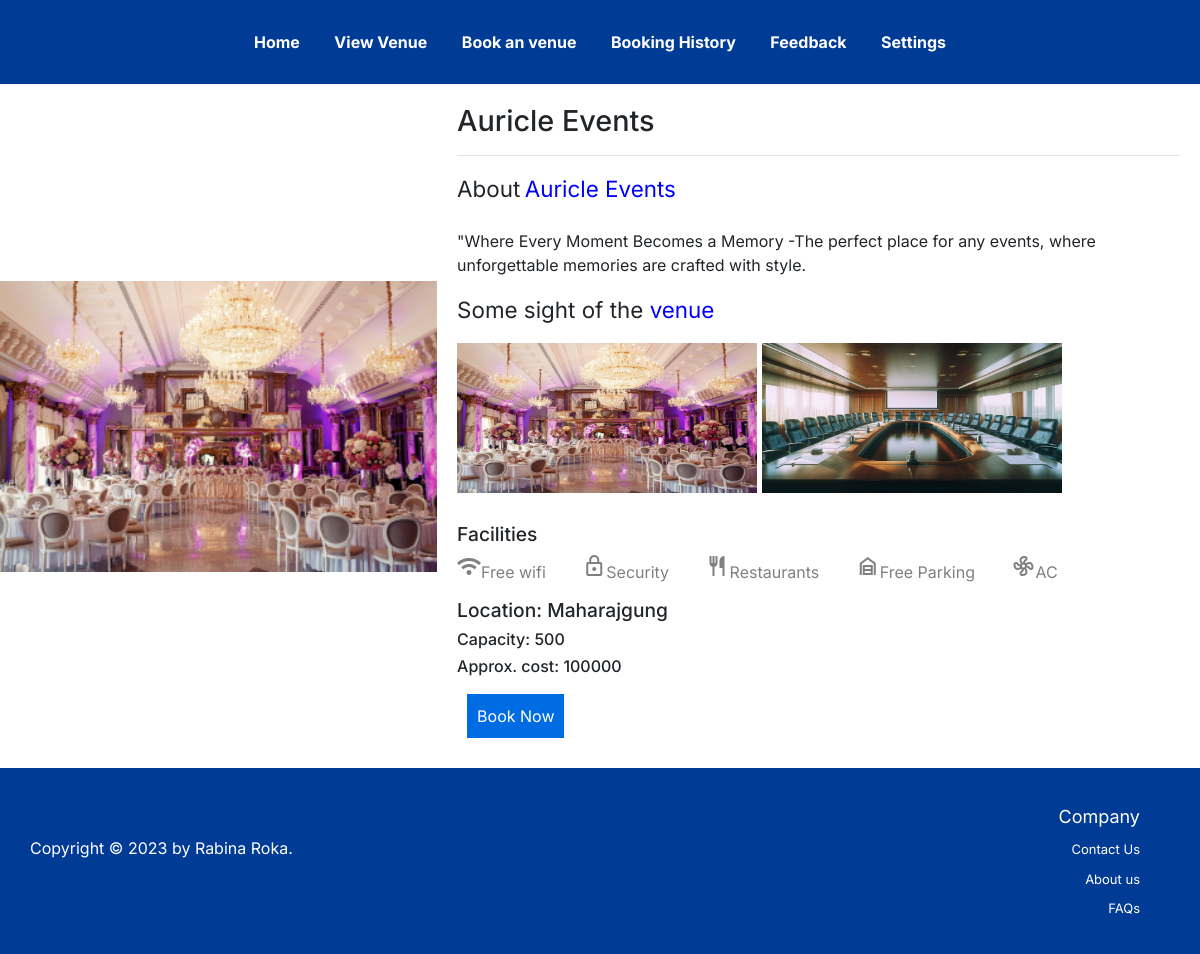
The app's page /33/explorevenue, older data.
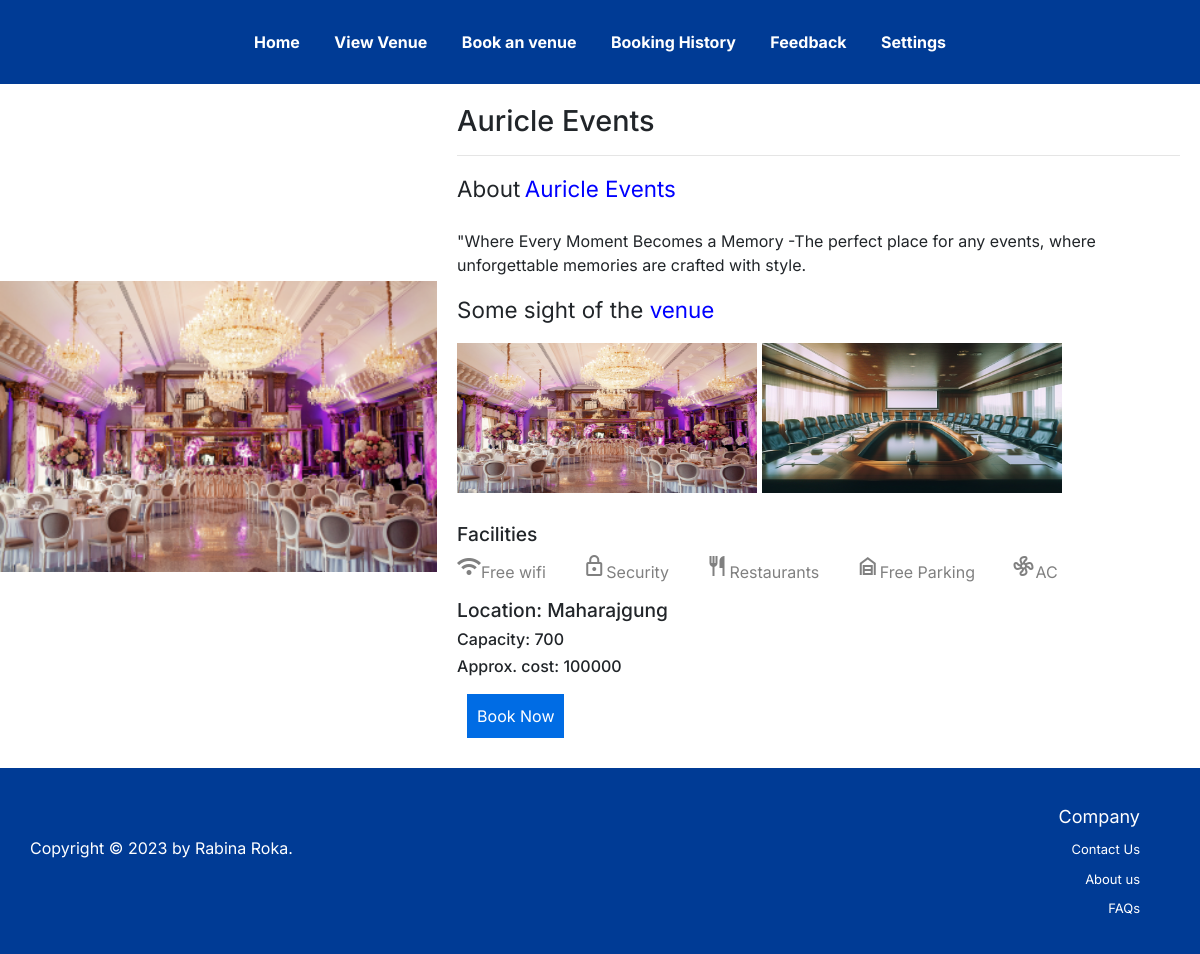
The same page, newer data.
### Venues/models.py (models this page shows)
class Venues(models.Model): #making class
    Name = models.CharField(max_length=100) #making field
    Location = models.CharField(max_length=100) #making field
    Type = models.CharField(max_length=100,null=True,default=None) #making field
    Description = models.CharField(max_length=200) #making field
    Capacity = models.IntegerField(default=0, null=True, blank=True)
    Cost= models.IntegerField(default=0, null=True, blank=True)
    Venue_image = models.ManyToManyField('ImageFile')

class ImageFile(models.Model):
    image = models.ImageField(upload_to='venues/')

### Venues/views.py (the view)
# urls.py: path('<int:id>/explorevenue', views.explorevenue, name="explorevenue"),
def explorevenue(request, id):
    venue = get_object_or_404(Venues, id=id)
    return render(request, 'venues/explorevenue.html', {'venue': venue})

### templates/venues/explorevenue.html (shortened to what this page needs)
{% load static %}
<!DOCTYPE html>
<html lang="en">
<head>
    <link rel="stylesheet" href="https://stackpath.bootstrapcdn.com/bootstrap/4.3.1/css/bootstrap.min.css">
     <link rel="stylesheet" href="https://cdnjs.cloudflare.com/ajax/libs/font-awesome/4.7.0/css/font-awesome.min.css">
</head>
<body>
    <nav>
        <a href="/">Home</a>
        <a href="/viewvenue">View Venue</a>
        <a href="/bookanevent">Book an venue</a>
        <a href="/bokkinghistory">Booking History</a>
        <a href="/feedback">Feedback</a>
        <a href="/settings">Settings</a>
    </nav>
    <div class="main-content">
        <img src="{{ venue.Venue_image.first.image.url }}" alt="Main Image" width="50%" height="50%">
        <div class="venue-details">
            <h2>{{ venue.Name }}</h2>
            <hr>
            <div class="venue-description">
                <p><span style="font-size:1.4rem;"> About</span>  <span style="color: blue; font-size:1.4rem;" >{{venue.Name}} </span><br> <br> {{ venue.Description }}</p>
            </div>
            <div class="venue-images">
                <p><span style="font-size:1.4rem;"> Some sight of the </span>  <span style="color: blue; font-size:1.4rem;" >venue</span></p>
                {% for image in venue.Venue_image.all %}
                    <img src="{{ image.image.url }}" alt="{{ venue.Name }}" width="300" height="150">
                {% endfor %}
            </div>
            <div class="facility">
                <h3>Facilities</h3>
                    <li> <span class="material-symbols-outlined">
                        </span>Free wifi </li>
                    <li> <span class="material-symbols-outlined">
                        </span>Security</li>
                    <li><span class="material-symbols-outlined">
                        </span>Restaurants</li>
                    <li><span class="material-symbols-outlined">
                        </span>Free Parking </li>
                    <li><span class="material-symbols-outlined">
                        </span>AC </a></li>
            </div>
            <div class="venue-location">
                <h3>Location: {{ venue.Location }}</h3>
            </div>
            <div class="venue-capacity">
                <h4>Capacity: {{ venue.Capacity }}</h4>
            </div>
            <div class="venue-cost">
                <h4>Approx. cost: {{ venue.Cost }}</h4>
            </div>
            <button class="your_account">
                <a href="{% url 'explorevenue' venue.id %}">Book Now</a>
            </button>
        </div>
    </div>
    <footer>
        <div class="copy">
            <p>Copyright © 2023
                by Rabina Roka.</p>
        </div>
        <div class="company">
            <p>Company</p>
            <a href="#">Contact Us</a>
            <a href="#">About us</a>
            <a href="#">FAQs</a>
        </div>
    </footer>
</body>
</html>

### templates/venues/explorevenue.html (style rules this page uses)
h2 { font-size: 1.8rem; }
h3 { font-size: 1.2rem; }
h4 { font-size: 1rem; }
body { font-family: 'Inter', sans-serif; margin: 0; padding: 0; overflow-x: hidden; }
nav { background-color: rgba(0, 59, 149, 1); padding: 30px; color: white; text-align: center; }
nav a { text-decoration: none; color: white; margin: 0 15px; font-weight: bold; }
.main-content { align:center; margin: 0; padding: 0; height: 100%; display: flex; justify-content: center; align-items: center; }
.your_account { background-color: rgba(0, 108, 228, 1); margin: 10px; padding: 10px; color: white; border: none; cursor: pointer; }
button a { color:white; }
.venue-details { margin:20px; }
.venue-location { margin-top:15px; }
.main-content img { margin-top: 0; }
footer { background-color: rgba(0, 59, 149, 1); color: white; text-align: right; padding: 30px; display: flex; justify-content: space-between; align-items: center; }
.copy { background-color: rgba(0, 59, 149, 1); color: white; text-align: left; padding-bottom: 10px; }
.company { display: flex; flex-direction: column; }
.company a { color: white; text-decoration: none; margin: 5px 0; padding-right: 30px; font-size: small; }
.company p { color: white; text-decoration: none; margin: 5px 0; padding-right: 30px; font-size: large; }
.facility li { display:inline; color:gray; margin-top:20px; margin-right:2rem; }
.facility h3 { margin-top: 30px; }

Row changes from the older to the newer data that the page shows:
changed Venues "Auricle Events": Capacity "500" → "700"
